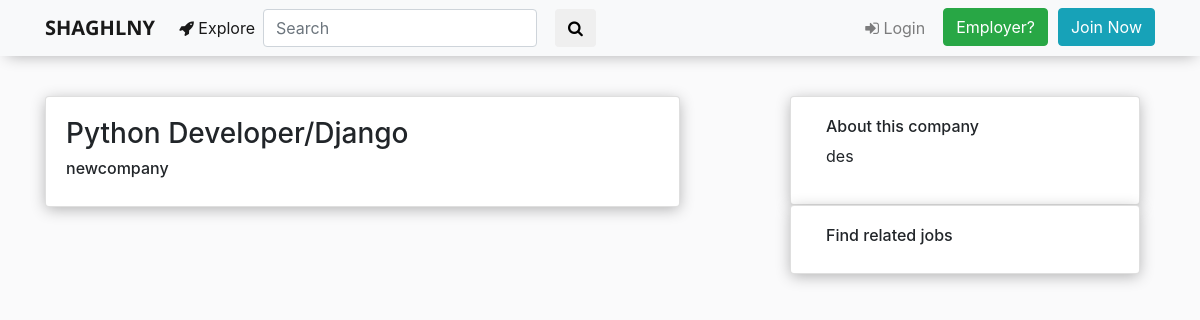
The page /jobs/python-developerdjango-newcompany-asd-2018-08-09-2221479364730000/ on the database its author committed.
### jobs/models.py (models this page shows, shortened)
class Job(models.Model):
    CAREER_LIVEL_CHOICES = (
        ('ENTRY', 'Freshman'),
        ('EXPERIENCE_NM', 'Experienced (Non-Manager)'),
        ('MANAGER', 'Manager'),
    )
    JOB_TYPE_CHOICES = (
        ('FULL', 'Full Time'),
        ('PART', 'Part Time'),
        ('REMOTE', 'Remotely'),
    )
    LANGUAGES_CHOICES = (
        ('ARABIC', 'Arabic'),
        ('ENGLISH', 'English'),
        ('FRENCH', 'French'),
    )
    slug = models.SlugField()
    title = models.CharField(max_length=140)
    company = models.ForeignKey(
        Company, on_delete=models.DO_NOTHING, related_name="jobs")
    description = models.TextField()
    requirements = models.TextField(blank=True, null=True)
    date = models.DateField(default=timezone.now)
    career_levele = models.CharField(
        choices=CAREER_LIVEL_CHOICES,
        default='ENTRY',
        max_length=150,
    )
    job_type = models.CharField(
        choices=JOB_TYPE_CHOICES,
        default='FULL',
        max_length=150,
    )
    languages = models.CharField(
        choices=LANGUAGES_CHOICES,
        default='FULL',
        max_length=150,
    )
    experience_needed = models.IntegerField(default=1)
    open_vacancies = models.IntegerField(default=1)

### accounts/models.py (models this page shows)
class Company(models.Model):
    user = models.OneToOneField(
        User, on_delete=models.CASCADE, primary_key=True)
    company_name = models.CharField(max_length=140)
    description = models.CharField(max_length=255, blank=True, null=True)
    address = models.CharField(max_length=140)
    industry = models.CharField(max_length=140)
    image = models.ImageField(upload_to="company_images",
                              default=COMPANY_DEFAULT_IMAGE, blank=True, null=True)
    def __str__(self):
        return self.company_name

### jobs/views.py (the view)
# urls.py: path('<slug>/',JobDetail.as_view(),name="job_details")
class JobDetail(DetailView):
    model = Job
    template_name = 'jobs/job_details.html'
    def get_context_data(self, **kwargs):
        context = super().get_context_data(**kwargs)
        this_job = get_object_or_404(Job, slug=self.kwargs.get("slug"))
        context['related'] = Job.objects.filter(title__contains=this_job.title)
        return context

### jobs/Templates/jobs/job_details.html (shortened to what this page needs)
{% extends "base.html" %}
{% block main_container %}
<div class="row">
    <div class="col-7 col-lg-7 col-sm-12 col-md-12">
        <div class="card ">
            <div class="card-body">
                <h3>{{job.title|title}}</h3>
                <h6>{{job.company}}</h6>
            </div>
        </div>
    </div>
    <div class="col-1"></div>
    <div class="row col-4 col-sm-12 col-lg-4 col-md-12">
        <div class="card col-12">
            <div class="card-body">
                <h6>About this company</h6>
                <p>{{job.company.description}}</p>
            </div>
        </div>
        <div class="card col-12 ">
            <div class="card-body">
                <h6>Find related jobs</h6>
            </div>
        </div>
    </div>
</div>
{% endblock main_container %}

### Static/CSS/style.css (style rules this page uses)
* { margin: 0; padding: 0; }
body { background-color: #fafafb }
.card { -webkit-box-shadow: 0px 3px 15px -1px rgba(0, 0, 0, .3); box-shadow: 0px 3px 15px -1px rgba(0, 0, 0, .3); }

### rows shown on the page
Job: title "Python Developer/Django", company "newcompany", company.description "des"
